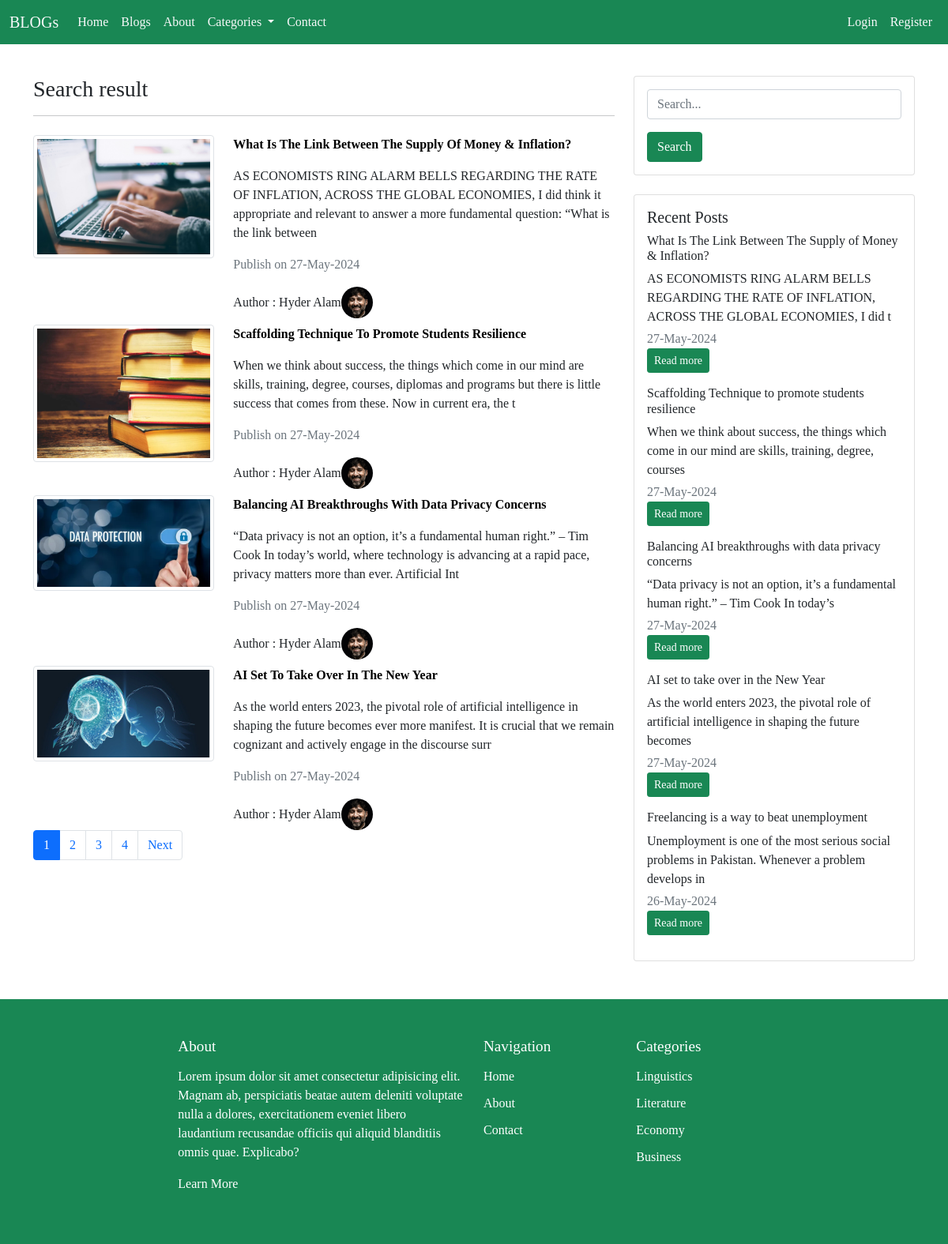
Screenshot of /search.php with the database file from the repository.
### tables this page shows
CREATE TABLE `user` (
  `user_id` int(11) NOT NULL AUTO_INCREMENT,
  `role_id` int(11) DEFAULT NULL,
  `first_name` varchar(50) NOT NULL,
  `last_name` varchar(50) NOT NULL,
  `email` varchar(50) DEFAULT NULL,
  `password` text NOT NULL,
  `gender` enum('Male','Female') DEFAULT NULL,
  `date_of_birth` date DEFAULT NULL,
  `user_image` text DEFAULT NULL,
  `user_image_path` text DEFAULT NULL,
  `address` text DEFAULT NULL,
  `is_approved` enum('Pending','Approved','Rejected') DEFAULT 'Pending',
  `is_active` enum('Active','InActive') DEFAULT NULL,
  `created_at` timestamp NOT NULL DEFAULT current_timestamp(),
  `updated_at` timestamp NULL DEFAULT NULL,
  PRIMARY KEY (`user_id`),
  KEY `role_id` (`role_id`),
  CONSTRAINT `user_ibfk_1` FOREIGN KEY (`role_id`) REFERENCES `role` (`role_id`) ON DELETE CASCADE ON UPDATE CASCADE
);

CREATE TABLE `post` (
  `post_id` int(11) NOT NULL AUTO_INCREMENT,
  `blog_id` int(11) DEFAULT NULL,
  `post_title` varchar(200) NOT NULL,
  `post_summary` text NOT NULL,
  `post_description` longtext NOT NULL,
  `featured_image` text DEFAULT NULL,
  `post_image_path` text DEFAULT NULL,
  `post_status` enum('Active','InActive') DEFAULT NULL,
  `is_comment_allowed` tinyint(1) NOT NULL DEFAULT 1,
  `created_at` timestamp NOT NULL DEFAULT current_timestamp(),
  `updated_at` timestamp NULL DEFAULT NULL,
  PRIMARY KEY (`post_id`),
  KEY `blog_id` (`blog_id`),
  CONSTRAINT `post_ibfk_1` FOREIGN KEY (`blog_id`) REFERENCES `blog` (`blog_id`) ON DELETE CASCADE ON UPDATE CASCADE
);

CREATE TABLE `category` (
  `category_id` int(11) NOT NULL AUTO_INCREMENT,
  `category_title` varchar(100) DEFAULT NULL,
  `category_description` text DEFAULT NULL,
  `category_status` enum('Active','InActive') DEFAULT NULL,
  `created_at` timestamp NOT NULL DEFAULT current_timestamp(),
  `updated_at` timestamp NULL DEFAULT NULL,
  PRIMARY KEY (`category_id`)
);

### require/functions.php (called while the page is built, shortened)
<?php
$localhost ="localhost";
$username  ="root";
$password  ="";
$database  ="21442_hyder_alam";
$connection=mysqli_connect($localhost,$username,$password,$database);
	function excecute_query($query){
		global $connection;
		$sql=$query;
		$result=mysqli_query($connection,$sql) or die("<p style='color: red;'><b>Error Message: </b>".mysqli_connect_error()."</p>");
		return $result;
	}
?>

### search.php (the view, shortened to what this page needs)
<?php include("require/header.php");
$name = "SELECT count(post.post_id) as 'Total' FROM user, post, blog WHERE user.user_id = blog.user_id AND post.blog_id = blog.blog_id AND post.post_status= 'Active' AND blog.blog_status= 'Active' AND (user.first_name LIKE '%".$search_term."%'
     OR user.last_name LIKE '%".$search_term."%'
     OR post.created_at LIKE '%".$search_term."%') ";
$result1 = excecute_query($name);
$title = mysqli_fetch_assoc($result1);
$limit = 4;
$totalrecords = $title['Total'];
$totalpages = ceil($totalrecords / $limit);
if (isset($_GET['page'])) {
    $page = $_GET['page'];
} else {
    $page = 1;
}
$offset = ($page - 1) * $limit;
$show = "SELECT post.post_title, user.user_image_path, post.post_summary, post.post_id, post.post_image_path, post.created_at, user.first_name, user.last_name, post.post_image_path FROM user, post, blog WHERE user.user_id = blog.user_id AND post.blog_id = blog.blog_id AND post.post_status= 'Active' AND blog.blog_status= 'Active' AND (user.first_name LIKE '%".$search_term."%'
     OR user.last_name LIKE '%".$search_term."%'
     OR post.created_at LIKE '%".$search_term."%') ORDER BY post.post_id DESC LIMIT $offset, $limit ";
$result = excecute_query($show);
?>
<div class="container mt-5">
    <?php if ($result->num_rows > 0) { ?>
    <div class="row">
        <div class="col-lg-8 col-md-12 mt-5">
            <h3 class="category-title">Search result </h3>
            <hr>
            <div class="row">
                <?php while($rows = mysqli_fetch_assoc($result)) { ?>
                <div class="col-lg-4 col-md-6 mt-2">
                    <img src="<?='admin/'.$rows['post_image_path']?>" class="img-thumbnail" alt="img">
                </div>
                <div class="col-lg-8 col-md-6 mt-2">
                    <a href="view.php?post_id=<?=$rows['post_id']?>">
                        <p class="text-capitalize fw-bold"><?=$rows['post_title']?></p>
                    </a>
                    <p class="text-start"><?=substr($rows['post_summary'], 0, 200)?></p>
                    <p class="text-muted">Publish on <?=date("d-M-Y",strtotime($rows['created_at'])) ?></p>
                    <div class="d-flex align-items-center author">
                    <span class="m-0 p-0 " >Author : <?=$rows['first_name']." ".$rows['last_name']?> </span>
                    <img class="rounded-circle" width="40px" src="<?='ProfilePics/'.$rows['user_image_path']?>" alt="" class="img-fluid">
                    </div>
                </div>
                <?php } ?>
            </div>
            <nav aria-label="Page navigation example">
                <ul class="pagination">
                    <?php for ($i = 1; $i <= $totalpages; $i++) { ?>
                    <li class="page-item <?= ($page == $i) ? 'active' : '' ?>">
                        <a class="page-link" href="search.php?search_term=<?=$search_term?>&page=<?=$i?>"><?=$i?></a>
                    </li>
                    <?php } ?>
                    <?php if ($page < $totalpages) { ?>
                    <li class="page-item">
                        <a class="page-link" href="search.php?search_term=<?=$search_term?>&page=<?=($page + 1)?>">Next</a>
                    </li>
                    <?php } ?>
                </ul>
            </nav>
        </div>
        <div class="col-lg-4 col-md-12 mt-5">
            <div class="card mb-4">
                <div class="card-body">
                     <form action="require/ajax_process.php" method="POST">
                        <div class="mb-3">
                            <input type="text" name="search_result" class="form-control" placeholder="Search...">
                        </div>
                        <input type="submit" value="Search" name="search" class="btn btn-success"></input>
                    </form>
                </div>
            </div>
            <div class="card">
                <div class="card-body">
                    <h5 class="card-title">Recent Posts</h5>
                           <?php $query="SELECT  post.post_id, post.post_title , post.created_at , post.post_summary FROM post, blog WHERE post.blog_id=blog.blog_id AND post.post_status = 'Active' AND blog.blog_status = 'Active' ORDER BY post_id DESC limit 5 ";
                            $recent=excecute_query($query);
                            while($post=mysqli_fetch_assoc($recent)){
                           ?>
                    <div class="mb-3">
                        <h6><?=$post['post_title']?></h6>
                        <p class="mb-1"><?=substr($post['post_summary'], 0 ,100)?></p>
                        <p class="text-muted mb-0"><?=date("d-M-Y",strtotime($post['created_at'])) ?> </p>
                        <a href="view.php?post_id=<?=$post['post_id']?>" class="btn btn-sm btn-success">Read more</a>
                    </div>
                    <?php } ?>
                </div>
            </div>
        </div>
    </div>
   <?php }else { ?>
        <h1>No Rocord Found....!</h1>
<?php } ?>
</div>
<?php include("require/footer.php")?>

### require/footer.php (shortened to what this page needs)
<div class="footer bg-success text-white py-5 mt-5">
  <div class="container-fluid">
    <div class="row justify-content-center">
      <div class="col-lg-4 col-md-12 col-sm-12">
        <h3 class="footer-heading">About</h3>
        <p>Lorem ipsum dolor sit amet consectetur adipisicing elit. Magnam ab, perspiciatis beatae autem deleniti voluptate nulla a dolores, exercitationem eveniet libero laudantium recusandae officiis qui aliquid blanditiis omnis quae. Explicabo?</p>
        <p><a href="about.php" class="footer-link-more text-white">Learn More</a></p>
      </div>
      <div class="col-md-6 col-sm-6 col-lg-2">
        <h3 class="footer-heading">Navigation</h3>
        <ul class="footer-links list-unstyled">
          <li><a href="index.php" class="text-white"><i class="bi bi-chevron-right"></i> Home</a></li>
          <li><a href="about.php" class="text-white"><i class="bi bi-chevron-right"></i> About</a></li>
          <li><a href="contact.php" class="text-white"><i class="bi bi-chevron-right"></i> Contact</a></li>
        </ul>
      </div>
      <div class="col-md-6 col-sm-6 col-lg-2">
        <h3 class="footer-heading">Categories</h3>
        <?php
        $query = "SELECT category.category_id, category.category_title FROM category LIMIT 4";
        $catg = excecute_query($query);
        ?>
        <ul class="footer-links list-unstyled">
          <?php if ($catg->num_rows > 0) {
            while ($rows = mysqli_fetch_assoc($catg)) { ?>
              <li><a href="category.php?catg_id=<?= $rows['category_id'] ?>" class="text-white"><i class="bi bi-chevron-right"></i><?= $rows['category_title'] ?></a></li>
          <?php }
          } ?>
        </ul>
      </div>
    </div>
  </div>
</div>
</body>
</html>

### require/header.php (style rules this page uses)
a { text-decoration: none; color: black; }
body { font-family: 'PT Serif', serif; display: flex; flex-direction: column; min-height: 100vh; }
.footer { background-color: #198754; color: white; padding: 20px; width: 100%; }
.footer .footer-heading { font-size: 1.2rem; margin-bottom: 15px; }
.footer .footer-links { list-style: none; padding: 0; }
.footer .footer-links li { margin-bottom: 10px; }
.footer .footer-links a { color: white; text-decoration: none; }

### rows the page displays
user: post.post_image_path (picture), post.post_title "What Is The Link Between The Supply Of Money & Inflation?", post.post_summary "AS ECONOMISTS RING ALARM BELLS REGARDING THE RATE OF INFLATION, ACROSS THE GLOBAL ECONOMIES, I did think it appropriate and relevant to answer a more fundamental question: “What is the link between", post.created_at "27-May-2024", first_name "Hyder", last_name "Alam", user_image_path (picture), post.post_title "Scaffolding Technique To Promote Students Resilience", post.post_summary "When we think about success, the things which come in our mind are skills, training, degree, courses, diplomas and programs but there is little success that comes from these. Now in current era, the t", post.post_title "Balancing AI Breakthroughs With Data Privacy Concerns", post.post_summary "“Data privacy is not an option, it’s a fundamental human right.” – Tim Cook In today’s world, where technology is advancing at a rapid pace, privacy matters more than ever. Artificial Int", post.post_title "AI Set To Take Over In The New Year", post.post_summary "As the world enters 2023, the pivotal role of artificial intelligence in shaping the future becomes ever more manifest. It is crucial that we remain cognizant and actively engage in the discourse surr"
post: post_title "What Is The Link Between The Supply of Money & Inflation?", post_summary "AS ECONOMISTS RING ALARM BELLS REGARDING THE RATE OF INFLATION, ACROSS THE GLOBAL ECONOMIES, I did t", created_at "27-May-2024"
post: post_title "Scaffolding Technique to promote students resilience", post_summary "When we think about success, the things which come in our mind are skills, training, degree, courses", created_at "27-May-2024"
post: post_title "Balancing AI breakthroughs with data privacy concerns", post_summary "“Data privacy is not an option, it’s a fundamental human right.” – Tim Cook In today’s", created_at "27-May-2024"
post: post_title "AI set to take over in the New Year", post_summary "As the world enters 2023, the pivotal role of artificial intelligence in shaping the future becomes", created_at "27-May-2024"
post: post_title "Freelancing is a way to beat unemployment", post_summary "Unemployment is one of the most serious social problems in Pakistan. Whenever a problem develops in", created_at "26-May-2024"
category: category_title "Linguistics"
category: category_title "Literature"
category: category_title "Economy"
category: category_title "Business"
